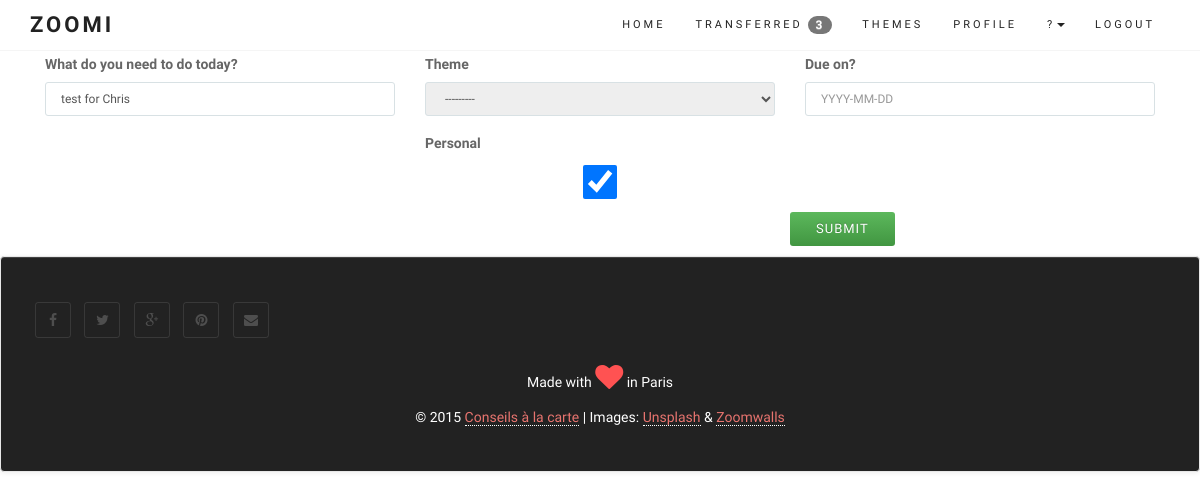
Page /entries/55/ (signed in) on the committed database.
### core/models.py (models this page shows, shortened)
class UserProfile(models.Model):
	user = models.OneToOneField(User, on_delete=models.CASCADE)
	company = models.CharField(max_length=50)
	def get_entry_transfered(self):
		return self.user.entry_set.filter(transfered=True, done=False).count()

class Entry(models.Model):
	user = models.ForeignKey(User)
	name = models.CharField(max_length=100)
	data = models.CharField(max_length=200, blank=True)
	order = models.IntegerField(default=1000)
	duedate = models.DateField(null=True, blank=True)
	done = models.BooleanField(default=False) # 0 = to do / 1 = completed
	impediment = models.BooleanField(default=False) # 0 = No / 1 = Yes
	transfered = models.BooleanField(default=False) # 0 = No / 1 = Yes = no longer in your List
	personal = models.BooleanField(default=False) # 0 = No / 1 = Yes
	assignees = models.ManyToManyField(User, related_name='assignees',blank=True)
	section = models.BooleanField(default=False) # 0 = No / 1 = Yes
	created_at = models.DateTimeField(auto_now_add=True)
	completed_on = models.DateTimeField(null=True, blank=True)
	theme = models.ForeignKey(Theme, null=True, blank=True)
	class Meta:
		ordering = ['order']
		verbose_name_plural = "entries"

### core/views.py (the view, shortened to what this page needs)
# urls.py: url(r'^entries/(?P<pk>\d+)/$', login_required(coreviews.EntryUpdateView.as_view()), name='detail'),
class EntryUpdateView(UpdateView): # re-used from v2
	model = coremodels.Entry
	template_name = 'base/form.html'
	form_class = coremodels.EntryUpdateForm
	def get_queryset(self):
		base_qs = super(EntryUpdateView, self).get_queryset()
		return base_qs.filter(Q(user=self.request.user) | Q(assignees=self.request.user))
	def get_form_kwargs(self):
		kwargs = super(EntryUpdateView, self).get_form_kwargs()
		kwargs['user'] = self.request.user
		return kwargs

### core/models.py (called while the page is built)
	def __str__(self):
		return str(self.name)

### templates/base/form.html (shortened to what this page needs)
{% extends "base/theme.html" %}
{% load staticfiles %}
{% load widget_tweaks %}
{% block content %}
<link rel="stylesheet" href="{% static "css/zoomi.css" %}">
<section id="services">
<div class="container">
<div class="row">
{% if form %}
<div class="col-md-12">
<form action="" method="post" enctype="multipart/form-data">{% csrf_token %}{{ form.media }}
{% for field in form %}
<div class="col-md-4">
	<div class="form-group warning">
	<label for="exampleInputFile">{{ field.label }}</label>
	{{ field|add_class:"form-control"}}
	</div>
</div>
{% endfor %}
<input type="submit" class="btn btn-success" role="button" value="{{ verb|default:"Submit" }}" />
</form>
</div>
{% endif %}
</div>
</div>
</section>
<p>
{% endblock %}

### templates/base/theme.html (shortened to what this page needs)
{% load staticfiles %}
{% load widget_tweaks %}
<!DOCTYPE html>
<html lang="en">
<head>
{% block css_js %}
		<link rel="stylesheet" href="https://maxcdn.bootstrapcdn.com/bootstrap/3.3.6/css/bootstrap.min.css">
		<link rel="stylesheet" href="https://maxcdn.bootstrapcdn.com/bootstrap/3.3.6/css/bootstrap-theme.min.css">
	<link href="{% static "css/font-awesome.min.css" %}" rel="stylesheet" media="screen">
	<link href="{% static "css/simple-line-icons.css" %}" rel="stylesheet" media="screen">
	<link href="{% static "css/animate.css" %}" rel="stylesheet">
	<link href="{% static "css/style.css" %}" rel="stylesheet" media="screen">
	<link rel="stylesheet" href="https://code.jquery.com/mobile/1.4.5/jquery.mobile-1.4.5.min.css" />
{% endblock %}
</head>
<body>
{% block navigation %}
	<header class="header">
		<nav class="navbar navbar-custom" role="navigation">
			<div class="container">
				<div class="navbar-header">
					<a class="navbar-brand" href="/">Zoomi</a>
				</div>
				<div class="collapse navbar-collapse" id="custom-collapse" data-role="navbar">
					<ul class="nav navbar-nav navbar-right">
						<li><a href="/">Home</a></li>
						{% if user.is_authenticated %}
						<li>
						    <a class="page-scroll" href="/transferred">Transferred <span class="badge">{{ user.userprofile.get_entry_transfered }}</span></a>
						</li>
						<li>
						    <a class="page-scroll" href="/themes">Themes</a>
						</li>
						<li>
						    <a class="page-scroll" href="/user/details">Profile</a>
						</li>
						<li class="dropdown">
					          <a href="#" class="dropdown-toggle" data-toggle="dropdown" role="button" aria-haspopup="true" aria-expanded="false">?<span class="caret"></span></a>
					    </li>
						<li>
						    <a class="page-scroll" href="/logout">Logout</a>
						</li>
						{% endif %}
 					</ul>
				</div>
			</div>
		</nav>
	</header>
{% endblock %}
<div class="container">
	<div class="row">
		<div class="col-sm-12">
		</div>
	</div>
</div>
{% block content %}{% endblock %}
{% block footer %}
	<footer id="footer" class="navbar navbar-default">
		<div class="container">
			<div class="row">
				<div class="col-sm-12">
					<ul class="social-links">
						<li><a href="index.html#" class="wow fadeInUp"><i class="fa fa-facebook"></i></a></li>
						<li><a href="index.html#" class="wow fadeInUp" data-wow-delay=".1s"><i class="fa fa-twitter"></i></a></li>
						<li><a href="index.html#" class="wow fadeInUp" data-wow-delay=".2s"><i class="fa fa-google-plus"></i></a></li>
						<li><a href="index.html#" class="wow fadeInUp" data-wow-delay=".4s"><i class="fa fa-pinterest"></i></a></li>
						<li><a href="index.html#" class="wow fadeInUp" data-wow-delay=".5s"><i class="fa fa-envelope"></i></a></li>
					</ul>
					<p class="heart">
                        Made with <span class="fa fa-heart fa-2x animated pulse"></span> in Paris
                    </p>
                    <p class="copyright">
                        © 2015 <a href="http://conseil.garconnet.ch" target=_new >Conseils à la carte</a> | Images: <a href="https://unsplash.com/">Unsplash</a> & <a href="http://zoomwalls.com/">Zoomwalls</a>
					</p>
				</div>
			</div>
		</div>
	</footer>
{% endblock %}
</body>
</html>

### static/css/style.css (style rules this page uses)
body { font: 300 14px/1.8 'Raleway', sans-serif; color: #666; overflow-x: hidden; }
a { color: #E7746F; }
.navbar a, .form-control { -webkit-transition: all 0.4s ease-in-out 0s; -moz-transition: all 0.4s ease-in-out 0s; -ms-transition: all 0.4s ease-in-out 0s; -o-transition: all 0.4s ease-in-out 0s; transition: all 0.4s ease-in-out 0s; }
a, .btn { -webkit-transition: all 0.125s ease-in-out 0s; -moz-transition: all 0.125s ease-in-out 0s; -ms-transition: all 0.125s ease-in-out 0s; -o-transition: all 0.125s ease-in-out 0s; transition: all 0.125s ease-in-out 0s; }
.btn, .form-control, .form-control:hover, .form-control:focus, .navbar-custom .dropdown-menu { -webkit-box-shadow: none; box-shadow: none; }
.btn, .iconbox, .progress, #filter li, .scroll-up a, .form-control, .input-group-addon { -webkit-border-radius: 3px; -moz-border-radius: 3px; -o-border-radius: 3px; border-radius: 3px; }
.form-control { background: #FFF; border: 1px solid #D8E1E4; font-size: 12px; padding: 0 15px; }
.btn { font-family: Raleway, sans-serif; text-transform: uppercase; letter-spacing: 1px; font-size: 13px; padding: 8px 26px; border: 0; }
#footer { background: #222; text-align: center; padding: 40px 0; color: #FFF; }
.copyright { margin: 0; }
.copyright a { border-bottom: 1px dotted #fff; }
#footer span { animation-iteration-count: infinite; -webkit-animation-iteration-count: infinite; color: #ff5252; }
.social-links { list-style: none; padding: 0; margin: 0 0 20px; }
.social-links li { display: inline-block; margin: 5px; }
.social-links a { width: 36px; height: 36px; display: block; line-height: 35px; text-align: center; border: 1px solid rgba(255, 255, 255, .1); -webkit-border-radius: 3px; -moz-border-radius: 3px; border-radius: 3px; font-size: 14px; color: rgba(255, 255, 255, .2); }
.header { border-bottom: 1px solid #f5f5f5; position: relative; width: 100%; z-index: 998; }
.navbar-custom { border: 0; border-radius: 0; margin: 0; text-transform: uppercase; font-family: Raleway, sans-serif; }
.navbar-custom, .navbar-custom .dropdown-menu { background: #fff; padding: 0; }
.navbar-custom .navbar-brand, .navbar-custom .navbar-nav > li > a, .navbar-custom .navbar-nav .dropdown-menu > li > a { font-size: 11px; letter-spacing: 3px; color: #222; }
.navbar-custom .navbar-brand { font-weight: 700; font-size: 22px; font-family: Lobster, cursive; }

### static/css/zoomi.css (style rules this page uses)
html { position: relative; min-height: 100%; }
body { margin-bottom: 130px; }
ul { padding: 0; text-align: left; list-style: none; }

### rows in the picture
Entry: form "test for Chris" "---------" "☑"

### other values in the picture
{{ user.userprofile.get_entry_transfered }} "3"
{{ field.label }} "What do you need to do today?" "Theme" "Due on?" "Personal"
